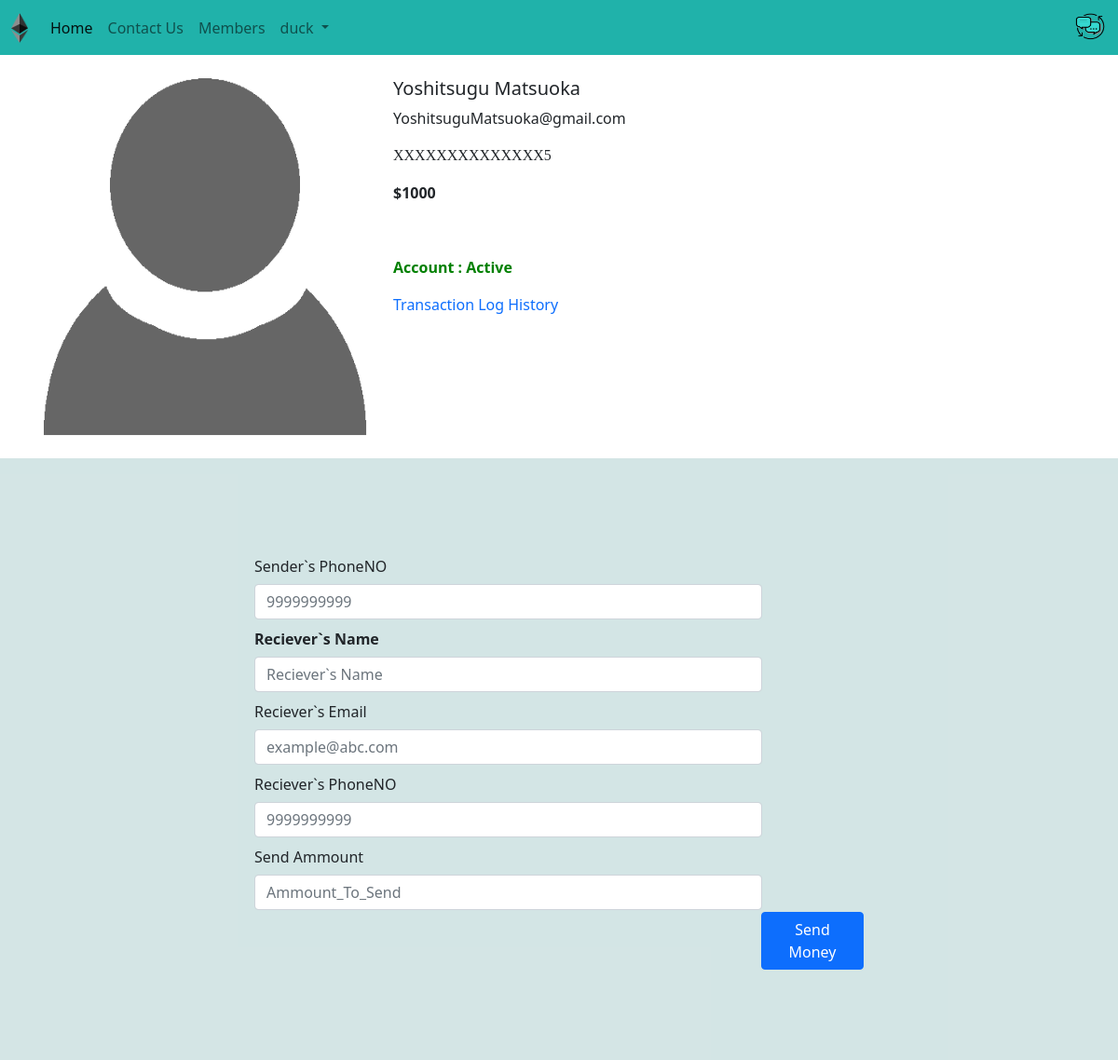
The page /customer/5 (signed in) on the database its author committed.
### Bank/models.py (models this page shows, shortened)
class CustomerAccount(models.Model):
    name=models.CharField(max_length=30)
    email=models.CharField(max_length=30,null=True, blank=True)
    account_active=models.BooleanField(default=True)
    image=models.ImageField(upload_to='media/', default="Image003.png")
    totalbalance=models.IntegerField(default=1000)
    phoneno=models.CharField(max_length=11,blank=True)

### Bank/views.py (the view)
# urls.py: path('customer/<int:acc>', views.Member, name='ViewMemberdetails'),
def Member(request,acc): #register function
    member= CustomerAccount.objects.get(id=acc)
    print("------------>",request.user.username)
    if (request.user.username!=(None or "")):
        if request.method=="POST":
            rname=request.POST.get("rname")
            if (rname in CustomerAccount.objects.values('name')):
                remail=request.POST.get("rEmail")
                if (remail in member.email):
                    sname=request.user.username
                    semail=request.user.username+'@gmail.com'
                    sphone=request.POST.get('sphoneno')
                    rphone=request.POST.get("rphoneno")
                    if(rphone in member.phoneno and sphone in member.phoneno):
                        sammount=request.POST.get('sammount')
                        if (member.totalbalance >sammount):
                            transfer_detail=transectiondetail(recievername=rname,recieveremail=remail,sendername=sname,senderemail=semail,deducted_amt=sammount,account_balance=(member.totalbalance-sammount))
                            transfer_detail.save()
                            member1=CustomerAccount.objects.get(name=rname) # Reciever`s id
                            print(member1)
                            member1.totalbalance=(member1.totalbalance+sammount)
                            member2=CustomerAccount.objects.get(name=sname) # Sender`s id
                            print(member2)
                            member2.totalbalance=(member1.totalbalance-sammount)
                            try:
                                member1.save() #    <----------------,
                                member2.save() #    <----------------'............(save them in the database)
                            except:
                                print("Got an Error in Saveing particular element of the database")
                        else:
                            return(HttpResponse('not enough balance'))
                    else:
                        return(HttpResponse('Phone invalid'))
                else:
                    return(HttpResponse('Email invalid'))
            else:
                return (render(request, 'Member.html', {'memberDetail':{'name':'Invalid transaction detail','email':'Please  Check your details and Try Again'}}))
    else:
        return(HttpResponse("<b>please Login <br>To make any Transactions...</b>"))
    return (render(request, 'Member.html', {'memberDetail':member,'username':request.user.username}))

### template/Member.html (shortened to what this page needs)
{% extends 'Basic.html' %}
{% block username %}{{username}}{% endblock username %}
{% block body %}
<div class="container my-4">
    <div class="row">
    <div class="col-md-4">
    <div class="row">
        <img src="{{memberDetail.image}}" width="233px" height="385px">
    </div>
    </div>
    <div class="col-md-8">
        <h5>{{memberDetail.name}}</h5>
        <p>{{memberDetail.email}}</p>
        <p style="font-family: -webkit-pictograph; font-weight: 100;">XXXXXXXXXXXXXX{{memberDetail.id}}</p>
        <p><b>${{memberDetail.totalbalance}} </b></p><br>
        <p>{% if memberDetail.account_active == True %}
          <div class="Account_status" style="color:Green;font-weight: bold;">Account : Active</div>
          {% else %}
          <div class="Account_status" style="color:Red;font-weight: bold;">Account : Inactive</div>
          {% endif %}
        </p>
        <div class="transactionLog">
                <a href="/transacton_history/{{memberDetail.name}}" style="text-decoration: none;text-decoration-color: coral;">Transaction Log History</a>
        </div>
    </div>
    </div>
</div>
<div class="transaction-form">
<form method="POST" style="padding:17rem; padding-block:6rem; background-color: #5f9ea045;">
    <table>
    <tr>
        <td>
            <label for="inputEmail3" class="col-sm-4 col-form-label">Sender`s PhoneNO</label>
            <div class="col-sm-10">
            <input type="text" class="form-control" id="sphoneno" name="sphoneno" placeholder="9999999999">
        </div>
        </td>
    </tr>
    <tr>
        <th>
            <label for="inputEmail3" class="col-sm-4 col-form-label">Reciever`s Name</label>
            <div class="col-sm-10">
            <input type="text" class="form-control" id="rname" name="rname" placeholder="Reciever`s Name">
        </div>
        </th>
    </tr>
    <tr>
        <td>
            <label for="inputEmail3" class="col-sm-4 col-form-label">Reciever`s Email</label>
            <div class="col-sm-10">
            <input type="email" class="form-control" id="remail" name="remail" placeholder="example@abc.com">
        </div>
        </td>
    </tr>
    <tr>
        <td>
            <label for="inputEmail3" class="col-sm-4 col-form-label">Reciever`s PhoneNO</label>
            <div class="col-sm-10">
            <input type="text" class="form-control" id="rphoneno" name="rphoneno" placeholder="9999999999">
            </div>
        </td>
    </tr>
    <tr>
    <tr>
        <td>
            <label for="inputEmail3" class="col-sm-4 col-form-label">Send Ammount</label>
            <div class="col-sm-10">
            <input type="text" class="form-control" id="sammount" name="sammount" placeholder="Ammount_To_Send">
            </div>
        </td>
    </tr>
    <tr>
        <td>
            <button type="submit" class="btn btn-primary" style="margin-left:34rem" value="OK"> Send Money </button>
        </td>
    </tr>
  </table>
</form>
</div>
{% endblock body %}

### rows shown on the page
CustomerAccount: image (picture), name "Yoshitsugu Matsuoka", email "YoshitsuguMatsuoka@gmail.com", id "5", totalbalance "1000"

### other values the page prints
{{ username }} "duck"
